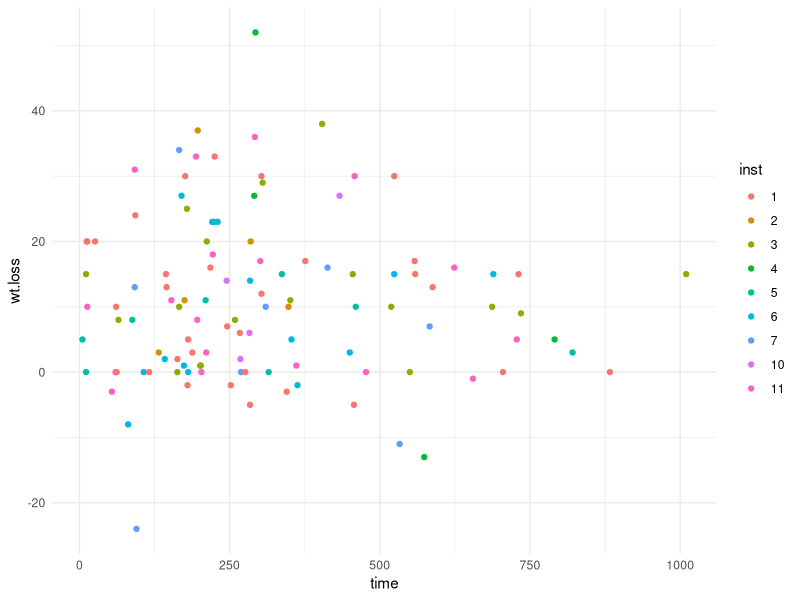

The R source for this figure:
## ---- chunk 1
knitr::opts_chunk$set(echo = TRUE)

library(knitr)
library(tidyverse)
library(survival)

ggplot2::theme_set(ggplot2::theme_minimal())
## ---- chunk 2
mockdata = read_csv("2022-01-01_lungdat.csv") %>%  ## read in your data with read_csv
  mutate_at(.vars = c("inst", "status", "sex", "ph.ecog"),.funs = as.factor) 
## ---- chunk 3
mockdata %>% 
  glimpse()
## ---- chunk 4
mockdata %>% 
  ggplot(aes(time, wt.loss, color = inst)) + 
  geom_point()
